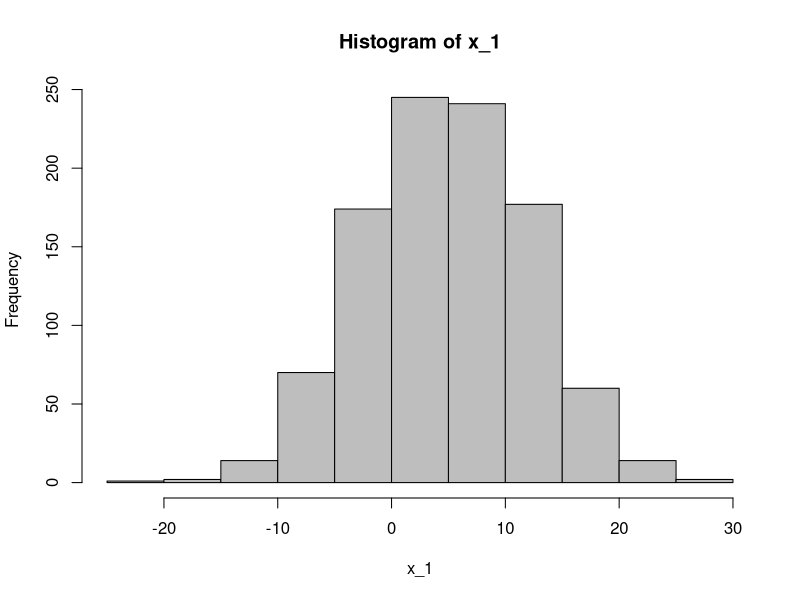
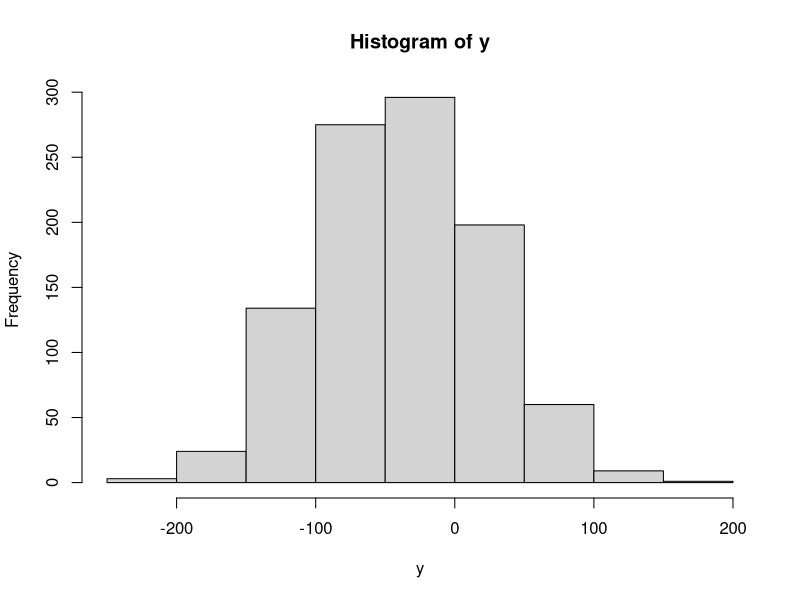
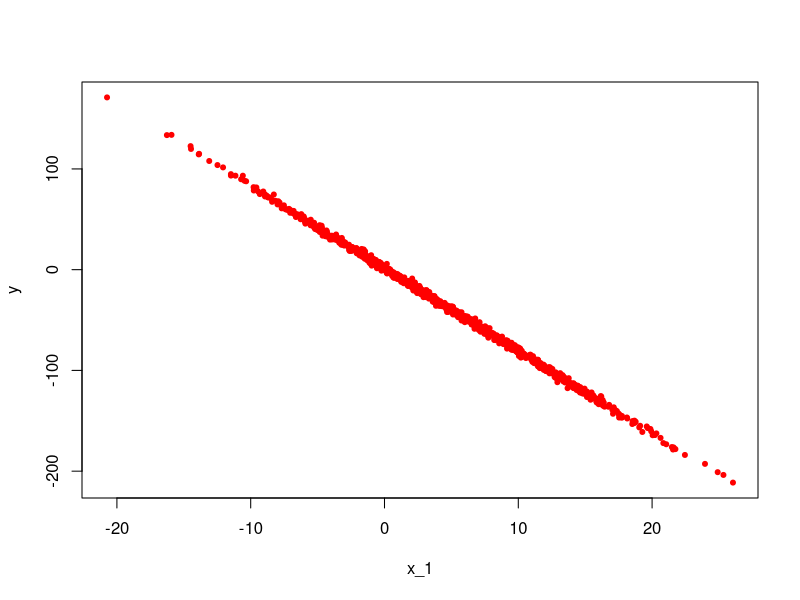
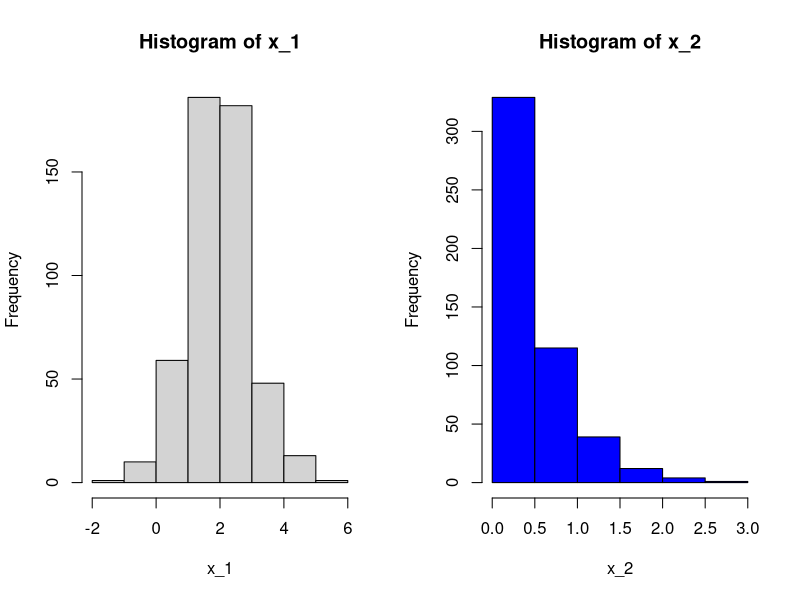
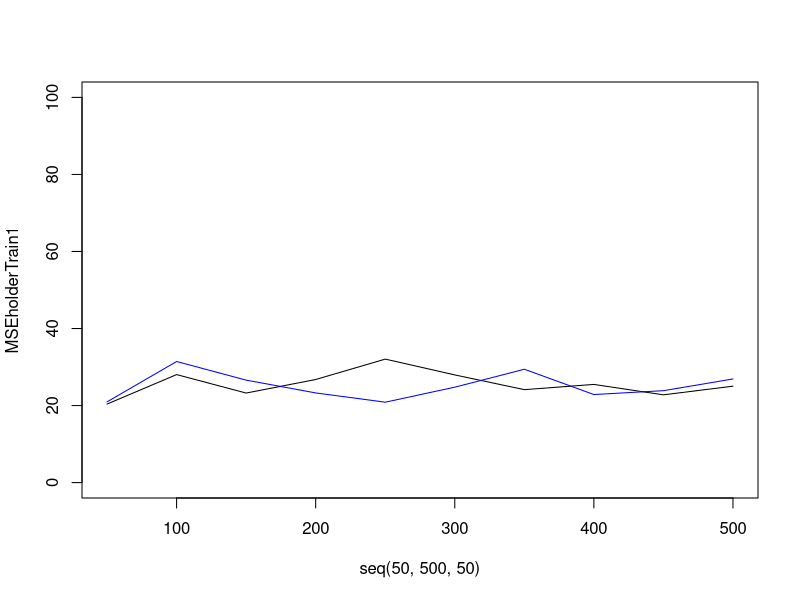
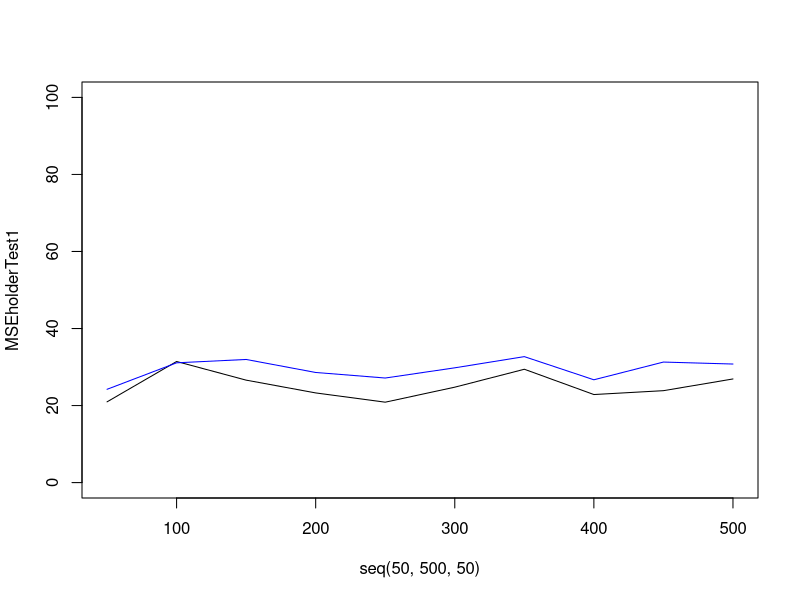

These figures' R source, in order:
## ---- chunk 1
knitr::opts_chunk$set(echo = TRUE)
## ---- chunk 2

x_1 = rnorm(1000,5,7) #normal distribution of explanatory variable ... not an assumption of regression
hist(x_1,col = "grey") #histogram of EV
true_error = rnorm(1000,0,2) #generating random error ~ N(0,2)
true_beta_0 = 1.1 #Beta_0
true_beta_1 = -8.2 #Beta_1

y = true_beta_0 + true_beta_1*x_1 + true_error #Generating Repsonses...

hist(y) #view distribuion of Repsonse.... not an assumption of regresssion 

plot(x_1,y, pch = 20, col = "red") #scatter plot of y versus x_1

df = data.frame(x_1 = x_1, y = y) #create a dataframe to use in lm function 

fit = lm(y~x_1,data = df) # fit the model to get Beta_hat_0 and Beta_hat_1
summary(fit) # view the parameter estimate table
confint(fit)
## ---- chunk 3
MSEholderTrain1 = c()
MSEholderTest1 = c()
MSEholderTrain2 = c()
MSEholderTest2 = c()

samplesize = 500
x_1 = rnorm(samplesize,2,1)
x_2 = rgamma(samplesize,1,2)

par(mfrow = c(1,2))
hist(x_1)
hist(x_2, col = "blue")

#parameter setting ... these are the actual parameters that you would not know in a real world setting
true_beta_0 = 1.1
true_beta_1 = -1.2
true_beta_2 = 4

# error ~ N(0,2)  therefore Var(error) = 4 (noise in the data)
true_error = rnorm(samplesize,0,5)  

#Generate Repsonses
y1 = true_beta_0 + true_beta_1*x_1 + true_beta_2*x_2 + true_error

# Make a dataframe to fit the model
df1 = data.frame(x_1 = x_1, x_2 = x_2, y1 = y1)

#Divide into training and test set ... this one is 75% training 25% test
train_perc = .6
train_indices = sample(seq(1,samplesize,length = samplesize),train_perc*samplesize)
train1 = df1[train_indices,]
test1 = df1[-train_indices,]

#Fit the correct model
fitTrain1 = lm(y1~x_1 + x_2, data = train1)
# These are the predictions of the model on the data that were used to fit the model.
predsTrain1 = predict(fitTrain1)
# These are the predictions of the model on the data that were NOT used to fit the model.
# This is a better measure of how the model will perform in real life
predsTest1 = predict(fitTrain1, newdata = test1)

# Calculation of the MSE for the training set
MSEholderTrain1 = sum((predsTrain1 - train1$y1)^2)/(length(train1$y1) - 2)
# Calculation of the MSE for the Test set
MSEholderTest1 = sum((predsTest1 - test1$y1)^2)/(length(test1$y1) - 2)

#Fit the wrong model
fitTrain2 = lm(y1~x_1, data = train1)
# These are the predictions of the model on the data that were used to fit the model.
predsTrain2 = predict(fitTrain2)
# These are the predictions of the model on the data that were NOT used to fit the model.
# This is a better measure of how the model will perform in real life
predsTest2 = predict(fitTrain2, newdata = test1)


# Calculation of the MSE for the training set
MSEholderTrain2 = sum((predsTrain2 - train1$y1)^2)/(length(train1$y1) - 2)
# Calculation of the MSE for the Test set
MSEholderTest2 = sum((predsTest2 - test1$y1)^2)/(length(test1$y1) - 2)

MSEholderTrain1
MSEholderTest1

MSEholderTrain2
MSEholderTest2

summary(fitTrain1)
summary(fitTrain2)
## ---- chunk 4
MSEholderTrain1 = c()
MSEholderTest1 = c()
MSEholderTrain2 = c()
MSEholderTest2 = c()

for( samplesize in seq(50,500,50))
{

x_1 = rnorm(samplesize,2,1)
x_2 = rgamma(samplesize,1,2)

#parameter setting ... these are the actual parameters that you would not know in a real world setting
true_beta_0 = 1.1
true_beta_1 = -1.2
true_beta_2 = 4

# error ~ N(0,2)  therefore Var(error) = 4
true_error = rnorm(samplesize,0,5)

#Generate Repsonses
y1 = true_beta_0 + true_beta_1*x_1 + true_beta_2*x_2 + true_error

# Make a dataframe to fit the model
df1 = data.frame(x_1 = x_1, x_2 = x_2, y1 = y1)

#Divide into training and test set ... this one is 75% training 25% test
train_perc = .7
train_indices = sample(seq(1,samplesize,length = samplesize),train_perc*samplesize)
train1 = df1[train_indices,]
test1 = df1[-train_indices,]

#Fit the correct model
fitTrain1 = lm(y1~x_1 + x_2, data = train1)
# These are the predictions of the model on the data that were used to fit the model.
predsTrain1 = predict(fitTrain1)
# These are the predictions of the model on the data that were NOT used to fit the model.
# This is a better measure of how the model will perform in real life
predsTest1 = predict(fitTrain1, newdata = test1)

# Calculation of the MSE for the training set
MSEholderTrain1[samplesize/50] = sum((predsTrain1 - train1$y1)^2)/(length(train1$y1) - 2)
# Calculation of the MSE for the Test set
MSEholderTest1[samplesize/50] = sum((predsTest1 - test1$y1)^2)/(length(test1$y1) - 2)

MSEholderTrain1
MSEholderTest1

#Fit the wrong model
fitTrain2 = lm(y1~x_1, data = train1)
# These are the predictions of the model on the data that were used to fit the model.
predsTrain2 = predict(fitTrain2)
# These are the predictions of the model on the data that were NOT used to fit the model.
# This is a better measure of how the model will perform in real life
predsTest2 = predict(fitTrain2, newdata = test1)


# Calculation of the MSE for the training set
MSEholderTrain2[samplesize/50] = sum((predsTrain2 - train1$y1)^2)/(length(train1$y1) - 2)
# Calculation of the MSE for the Test set
MSEholderTest2[samplesize/50] = sum((predsTest2 - test1$y1)^2)/(length(test1$y1) - 2)

MSEholderTrain2
MSEholderTest2

}

#plot of MSE Train versus MSE Test across many sizes of the sample 50 - 500.
par(mfrow = c(1,1))
plot(seq(50,500,50), MSEholderTrain1, ylim = c(0,100),type = "l")
lines(seq(50,500,50),MSEholderTest1, ylim = c(0,100),type = "l", col = "blue")

par(mfrow = c(1,1))
plot(seq(50,500,50), MSEholderTest1, ylim = c(0,100),type = "l")
lines(seq(50,500,50),MSEholderTest2, ylim = c(0,100),type = "l", col = "blue")
